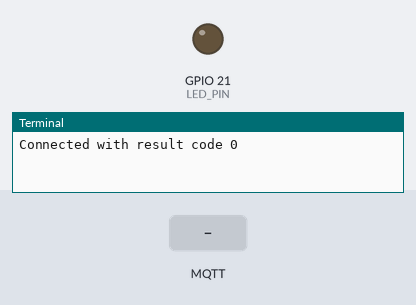
Simulated run of this program. Board: Raspberry Pi (BCM pin numbers). On the bench: output pins drawn as LEDs (lit = HIGH), the last lines printed to the terminal. Inputs (shaded band) come from the test bench. No MQTT or app messages arrive unless stated.

Above: at 1.3 s.
1.4 s: MQTT message "1" arrives on the first subscribed topic
At 2.1 s:
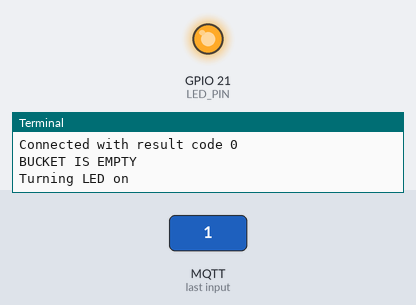
4.4 s: MQTT message "0" arrives on the first subscribed topic
At 5.6 s:
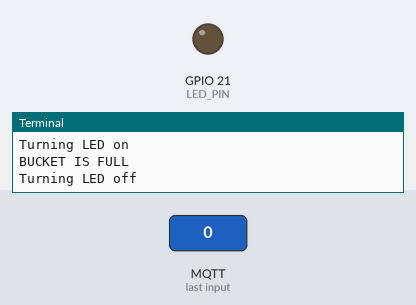
Timing chart, 0 to 7.4 s (numbered marks = the images above; inputs shaded):
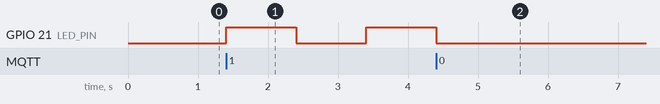

Measured:
- after the input at 1.4 s, GPIO 21 (LED_PIN): LOW → HIGH at once, → LOW 1.0 s later, → HIGH 1.0 s later
- after the input at 4.4 s, GPIO 21 (LED_PIN): goes on until 4.4 s, then stays LOW

The program:

balcony_wateringMQTT.py
```python
import paho.mqtt.client as mqtt
import RPi.GPIO as GPIO
import time


# GPIO pin for the LED
LED_PIN = 21

channel_ID = "<YOUR CHANNEL ID>"

# The hostname of the ThingSpeak MQTT broker.
mqtt_host = "mqtt3.thingspeak.com"

# Your MQTT credentials for the device
mqtt_client_ID = "<YOUR CLIENT ID>"
mqtt_username = "<YOUR MQTT USERNAME>"
mqtt_password = "<YOUR MQTT PASSWORD>"

# https://au.mathworks.com/help/thingspeak/mqtt-basics.html
# Callback function to handle connection
def on_connect(client, userdata, flags, rc):
    print("Connected with result code " + str(rc))
    # Subscribe to the channel's MQTT topic upon connection
    client.subscribe("channels/<YOUR CHANNEL ID>/subscribe/fields/field3") #Bucket empty or not


# Callback function to handle message received
def on_message(client, userdata, msg):
    #if msg.topic == "field3":
        # Check if the message indicates turning on or off
    if msg.payload.decode() == "1":
        print("BUCKET IS EMPTY")
        print("Turning LED on")
        GPIO.output(LED_PIN, GPIO.HIGH)
        time.sleep(1)
        GPIO.output(LED_PIN, GPIO.LOW)
        time.sleep(1)
        GPIO.output(LED_PIN, GPIO.HIGH)
        time.sleep(1)
        GPIO.output(LED_PIN, GPIO.LOW)
        time.sleep(1)
        GPIO.output(LED_PIN, GPIO.HIGH)
    elif msg.payload.decode() == "0":
        print("BUCKET IS FULL")
        print("Turning LED off")
        GPIO.output(LED_PIN, GPIO.LOW)

try:
    # Set up GPIO
    GPIO.setmode(GPIO.BCM)
    GPIO.setup(LED_PIN, GPIO.OUT)

    # Create an MQTT client instance
    client = mqtt.Client(client_id=mqtt_client_ID)

    # Set the username and password for the MQTT client
    client.username_pw_set(username=mqtt_username, password=mqtt_password)

    # Set the callbacks
    client.on_connect = on_connect
    client.on_message = on_message

    # Connect to the MQTT broker
    client.connect(mqtt_host, 1883, 60)

    # Start the MQTT client loop
    client.loop_forever()

except KeyboardInterrupt:
    print("Exiting due to keyboard interrupt")

except Exception as e:
    print("An error occurred:", str(e))

finally:
    # Clean up GPIO
    GPIO.cleanup()
```
